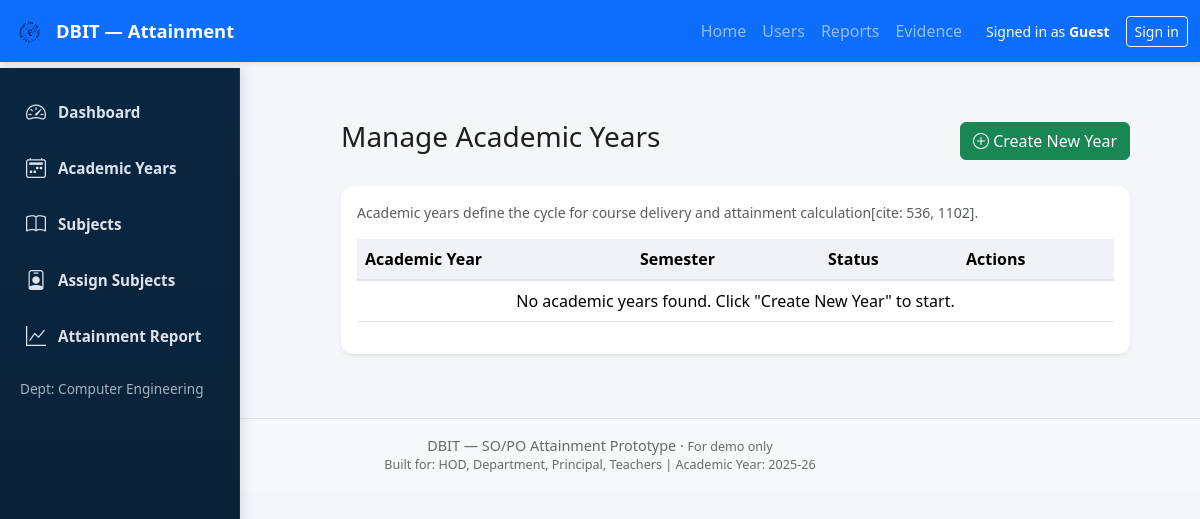
Before: /academic-years/ with the older database file.
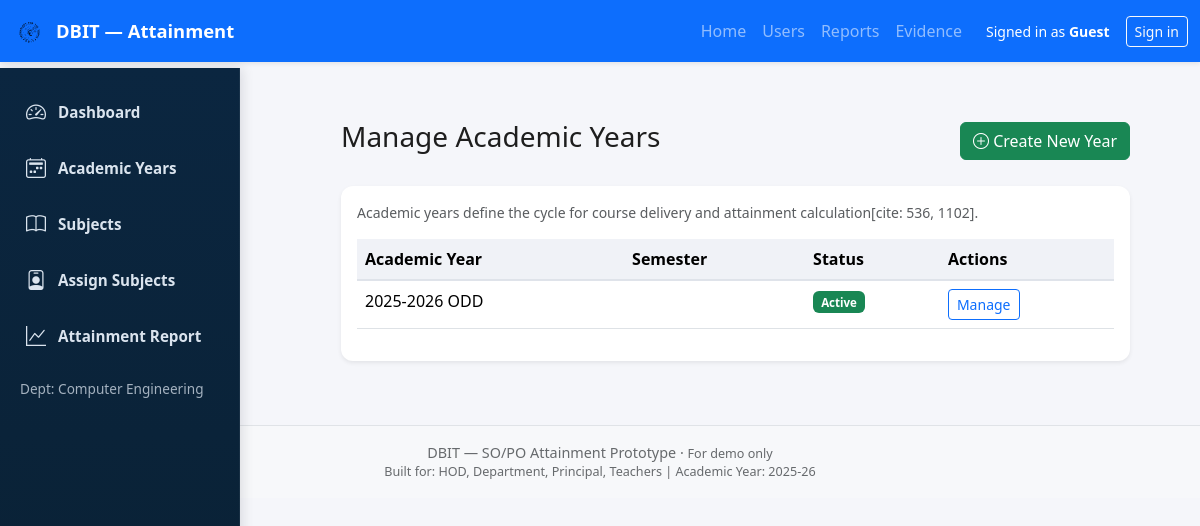
After: the same page with the newer database file.
### attainment/models.py (models this page shows, shortened)
class AcademicYear(models.Model):
    name = models.CharField(max_length=20, unique=True)
    is_active = models.BooleanField(default=False)

### attainment/views.py (the view)
# urls.py: path('academic-years/', views.academic_years_list, name='academic_years_list'),
def academic_years_list(request):
    years = AcademicYear.objects.all()
    return render(request, 'academic_years.html', {'years': years})

### templates/academic_years.html (shortened to what this page needs)
{% extends "base.html" %}  {% block content %}
<div class="container-fluid py-4">
	<div class="row">
		<div class="col-md-3">{% include "components/sidebar_hod.html" %}</div>
		<div class="col-md-9">
			<div class="d-flex justify-content-between align-items-center mb-4">
				<h3>Manage Academic Years</h3>
				<button
					class="btn btn-success"
					data-bs-toggle="modal"
					data-bs-target="#addYearModal"
				>
					<i class="bi bi-plus-circle"></i> Create New Year
				</button>
			</div>
			<div class="card shadow-sm">
				<div class="card-body">
					<p class="text-muted small">
						Academic years define the cycle for course delivery and attainment
						calculation[cite: 536, 1102].
					</p>
					<table class="table table-hover">
						<thead class="table-light">
							<tr>
								<th>Academic Year</th>
								<th>Semester</th>
								<th>Status</th>
								<th>Actions</th>
							</tr>
						</thead>
						<tbody id="yearTableBody">
							{% for year in years %}
							<tr>
								<td>{{ year.name }}</td>
								<td>{{ year.semester }}</td>
								<td><span class="badge bg-success">Active</span></td>
								<td>
									<button class="btn btn-sm btn-outline-primary">Manage</button>
								</td>
							</tr>
							{% empty %}
							<tr>
								<td colspan="4" class="text-center">
									No academic years found. Click "Create New Year" to start.
								</td>
							</tr>
							{% endfor %}
						</tbody>
					</table>
				</div>
			</div>
		</div>
	</div>
</div>
{% endblock %}

Changed rows visible on the page:
added AcademicYear: name "2025-2026 ODD"
Other visible differences:
text no longer shown: "No academic years found. Click \"Create New Year\" to start."
